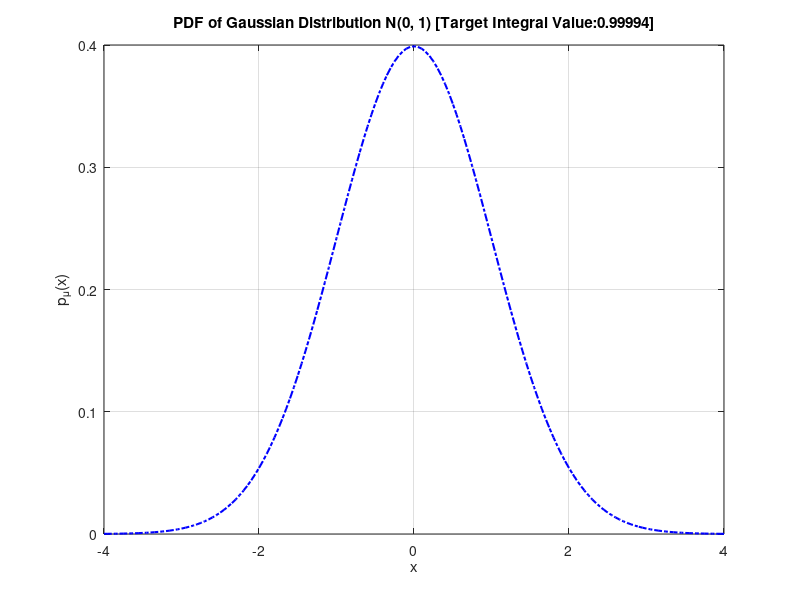

MATLAB code for this plot: (Note: this script raises an error after producing the figure.)
clear,clc;close all;

lb=-4; step=0.05; ub=4;
x=lb:step:ub;
mu=0; sigma=1;
px=(1/(sqrt(2*pi)*sigma))*exp(-(x-mu).^2/(2*sigma^2));

figure(1);
px_int=trapz(x,px);
str=num2str(px_int);
plot(x,px,'-.b','LineWidth',1.5);
title(['PDF of Gaussian Distribution N(0, 1)',' [Target Integral Value:', str, ']']);
xlabel('x');
ylabel('p_{\mu}(x)');
grid on;

figure(2);
N=1000000;
noise=randn(1, N);
meanvalue=mean(noise);     %mean
variance=var(noise);       %variance
[px1,x1]=ksdensity(noise); %PDF
plot(x,px,'-.b','LineWidth',1.5);hold on;
plot(x1,px1,'*r','LineWidth',1.5);
title('PDF of Gaussian Distribution in Task 1.1 and Task 1.2');
xlabel('x');
ylabel('p_{\mu}(x)');
legend('Task 1.1 Realization','Task 1.2 Realization');
grid on;



